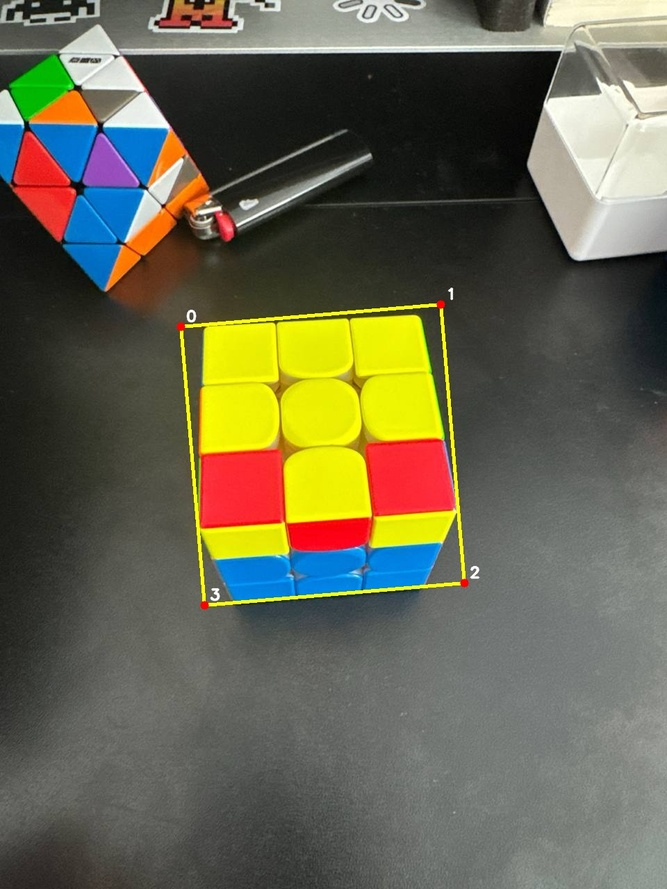
#> input picture file_16---ba2ed61b-a72e-46fa-950b-7e43b8f0352b_debug_detected.jpg, 667 x 889 px, shrunk from 960 x 1280 before the run
$ python -i cube_vision.py   (imports and definitions only)
#> lines starting #> are read from the running program, lines starting #| are printed output that depends on the picture; after the words box and inside, x2 and y2 are one past the last pixel; in counts of white or black regions, pixels touching at a corner belong together
#> further down, picture is the input picture: shape (889, 667, 3); mean B, G, R 80.5, 101.4, 103.8
#!/usr/bin/env python3
import argparse
import json
import math
import re
from pathlib import Path
from typing import Dict, List, Optional, Tuple

import cv2
import numpy as np


GRID_SIZE = 300
CELL_SIZE = GRID_SIZE // 3


# [18 lines left out: functions order_points, warp_face, not called in this run]


def shrink_quad_toward_centroid(quad: np.ndarray, shrink_ratio: float = 0.04) -> np.ndarray:
    center = np.mean(quad, axis=0, keepdims=True)
    return center + (quad - center) * (1.0 - shrink_ratio)


def find_top_face_quad(image: np.ndarray) -> Optional[np.ndarray]:
    gray = cv2.cvtColor(image, cv2.COLOR_BGR2GRAY)
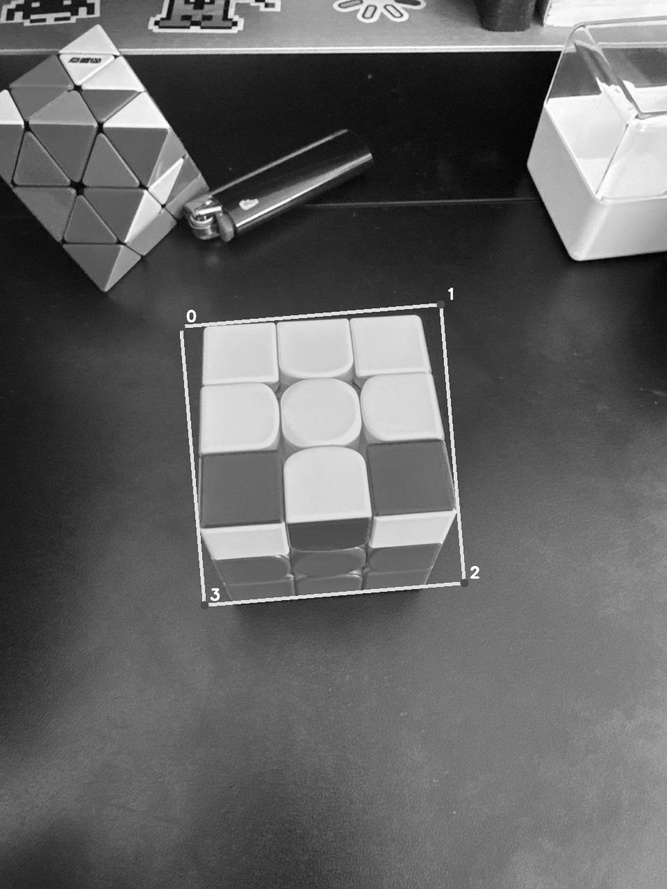
#> gray: shape (889, 667); min 0, max 255, mean 99.8
    blur = cv2.GaussianBlur(gray, (5, 5), 0)

    adapt = cv2.adaptiveThreshold(
        blur,
        255,
        cv2.ADAPTIVE_THRESH_GAUSSIAN_C,
        cv2.THRESH_BINARY_INV,
        31,
        5,
    )
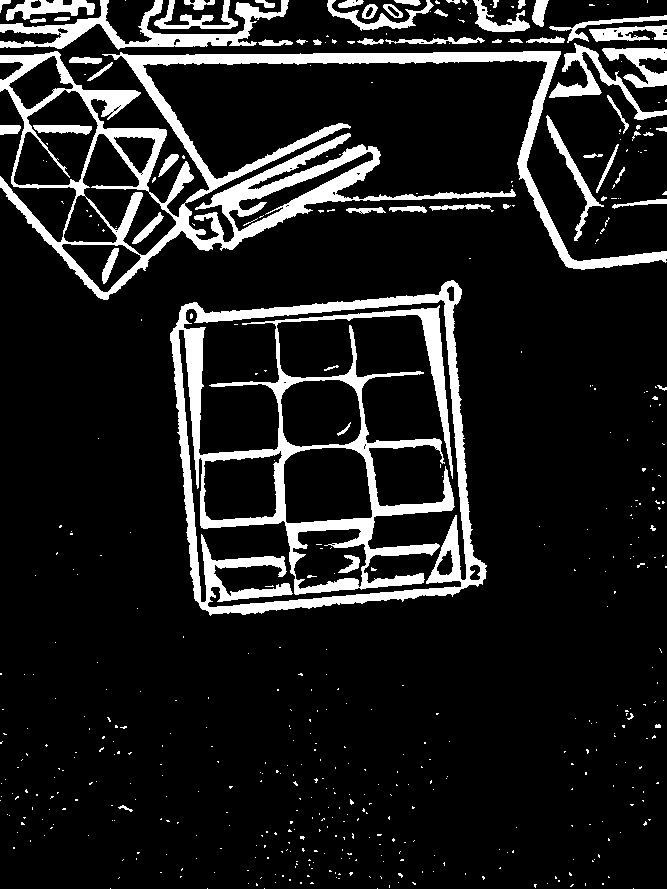
#> adapt: shape (889, 667); 12.3% white; 512 white regions (451 under 20 px), largest, box (x1, y1, x2, y2) and area: (170, 280, 487, 616) 27329, (0, 51, 667, 300) 25890, (0, 0, 289, 50) 4066
    edges = cv2.Canny(blur, 50, 150)
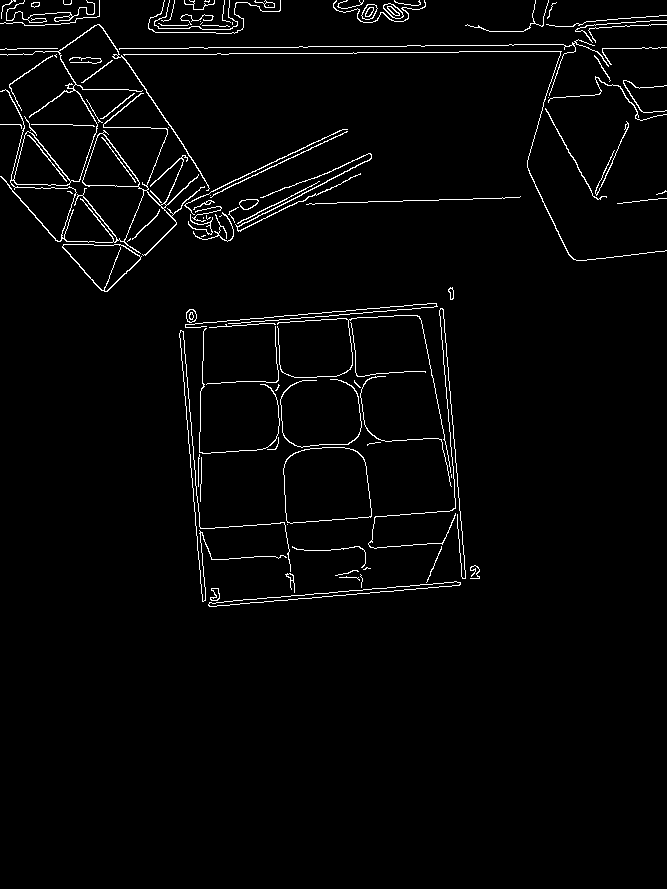
#> edges: shape (889, 667); 2.5% white in thin lines or dots, all inside (x1, y1, x2, y2) = (0, 0, 667, 607)
    combined = cv2.bitwise_or(adapt, edges)
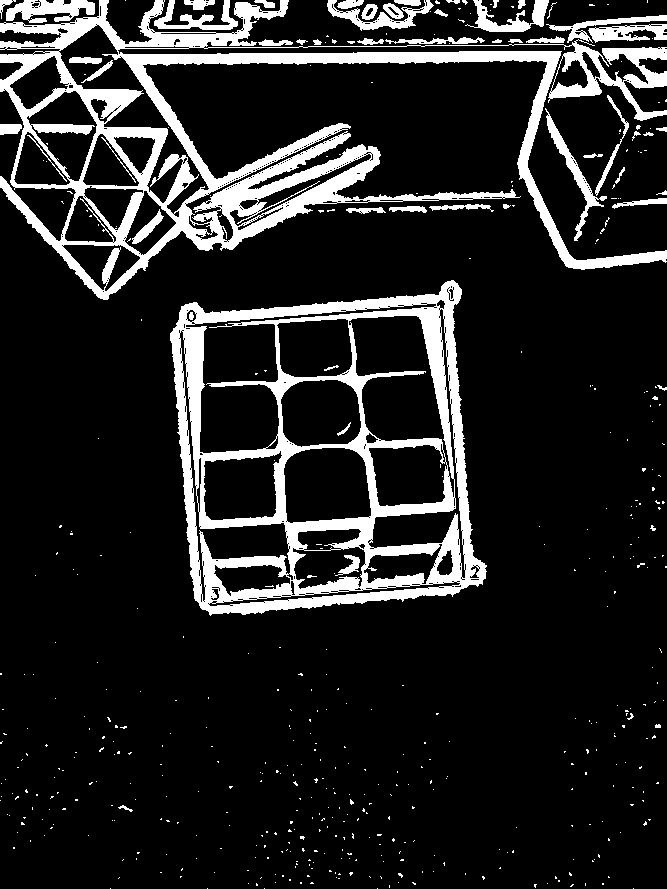
#> combined: shape (889, 667); 14.1% white; 499 white regions (443 under 20 px), largest, box (x1, y1, x2, y2) and area: (0, 0, 667, 300) 38802, (170, 280, 487, 616) 31049, (6, 0, 95, 23) 1274

    kernel = np.ones((3, 3), np.uint8)
    combined = cv2.morphologyEx(combined, cv2.MORPH_CLOSE, kernel, iterations=2)
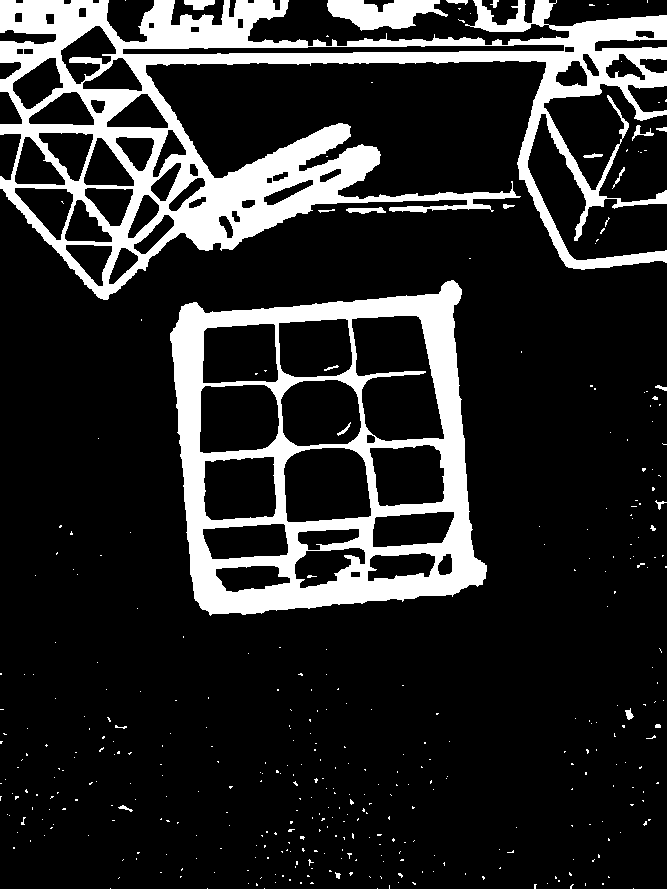
#> combined: shape (889, 667); 16.4% white; 388 white regions (365 under 20 px)

    contours, _ = cv2.findContours(combined, cv2.RETR_LIST, cv2.CHAIN_APPROX_SIMPLE)
#> contours = 448 contours, 371 with area under 20; largest, box (x1, y1, x2, y2) and area: (170, 280, 487, 616) 85248, (0, 0, 667, 300) 78821, (351, 315, 445, 442) 8783, (283, 447, 372, 523) 5782, (199, 384, 280, 454) 4964
    image_area = image.shape[0] * image.shape[1]
#> image_area = 592963
    h, w = image.shape[:2]
#> h = 889; w = 667
    img_center = np.array([w / 2.0, h / 2.0], dtype=np.float32)
#> img_center = [333.5, 444.5]

    best_quad = None
    best_score = -1.0

    for contour in contours:
        area = cv2.contourArea(contour)
        if area < image_area * 0.05 or area > image_area * 0.85:
            continue

        peri = cv2.arcLength(contour, True)
        approx = cv2.approxPolyDP(contour, 0.02 * peri, True)

        if len(approx) == 4 and cv2.isContourConvex(approx):
            quad = approx.reshape(4, 2).astype(np.float32)
            if np.any(quad[:, 0] < 5) or np.any(quad[:, 0] > w - 5) or np.any(quad[:, 1] < 5) or np.any(quad[:, 1] > h - 5):
                continue

            sides = []
            for i in range(4):
                p1 = quad[i]
                p2 = quad[(i + 1) % 4]
                sides.append(float(np.linalg.norm(p2 - p1)))
            side_ratio = max(sides) / (min(sides) + 1e-6)
            if side_ratio > 2.8:
                continue

            center = np.mean(quad, axis=0)
            dist = float(np.linalg.norm(center - img_center))
            center_score = max(0.0, 1.0 - dist / math.sqrt(w * w + h * h))
            square_score = max(0.0, 1.0 - abs(1.0 - side_ratio))
            area_score = min(1.0, area / (image_area * 0.20))

            score = 0.70 * area_score + 0.20 * square_score + 0.10 * center_score
            if score > best_score:
                best_quad = quad
                best_score = score
#> this loop made 448 passes
#> (area, peri, side_ratio, center, dist, center_score, square_score, area_score) on pass 370: (85248, 1276.3, 1.14, [331.5, 446.2], 2.66, 0.998, 0.864, 0.719)
#> (contour, area) on passes 1 to 6: ([[633, 888]], 0), ([[377, 888]], 0), ([[264, 888]], 0), ([[207, 888]], 0), ([[110, 888]], 0), ([[389, 885], [389, 888]], 0)
#> after the loop, best_score = 0.776

    if best_quad is not None:
        return best_quad

    if not contours:
        return None

    fallback_contours = sorted(contours, key=cv2.contourArea, reverse=True)
    for contour in fallback_contours:
        rect = cv2.minAreaRect(contour)
        (cx, cy), (rw, rh), _ = rect
        box = cv2.boxPoints(rect).astype(np.float32)
        area = cv2.contourArea(box)
        if area < image_area * 0.02 or area > image_area * 0.70:
            continue
        if np.any(box[:, 0] < 5) or np.any(box[:, 0] > w - 5) or np.any(box[:, 1] < 5) or np.any(box[:, 1] > h - 5):
            continue
        ratio = max(rw, rh) / (min(rw, rh) + 1e-6)
        if ratio > 2.8:
            continue
        _ = (cx, cy)  # kept for readability if scoring is extended later
        return box
    return None


# [187 lines left out: functions sample_cells_hsv, sample_polygon_hsv, edge_outward_normal, sample_side_strip_row, detect_side_strip_rows, classify_hsv_color and 2 more, not called in this run]


def rotate_mask(mask: str) -> str:
    idx = [6, 3, 0, 7, 4, 1, 8, 5, 2]
    return "".join(mask[i] for i in idx)


# [319 lines left out: functions all_rotations, build_oll_pattern_lookup, pattern_signature, fallback_case_from_signature, parse_oll_algorithms, detect_and_classify and 2 more, not called in this run]


# [2 lines not run here, left out]

>>> import cv2
>>> picture = cv2.imread('file_16---ba2ed61b-a72e-46fa-950b-7e43b8f0352b_debug_detected.jpg')
>>> result = find_top_face_quad(picture)
#> result = [[453, 280], [181, 306], [210, 615], [482, 584]]
